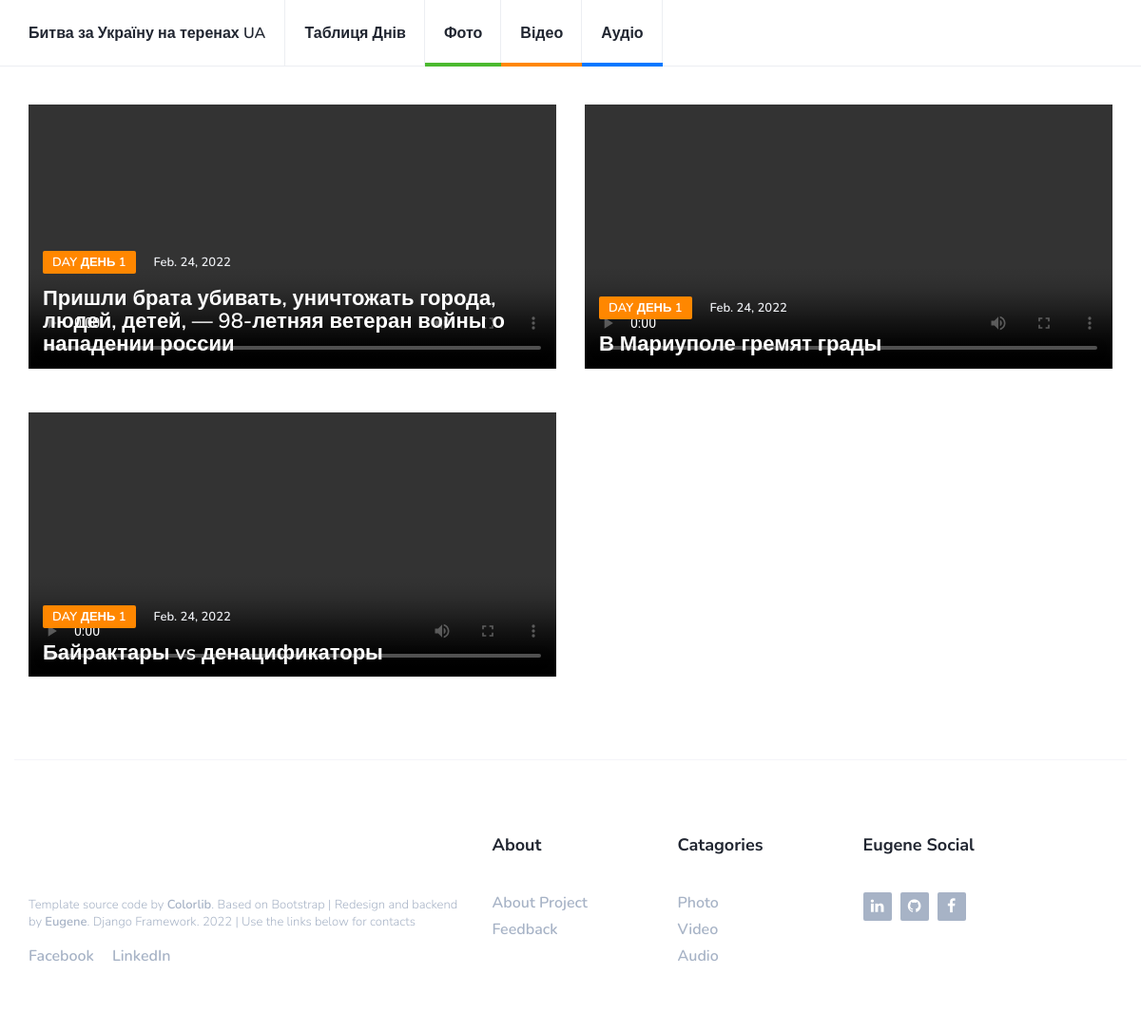
The page /video/ on the database its author committed.
### usersite/models.py (models this page shows, shortened)
class DayVideoModel(models.Model):
    parent = models.ForeignKey(GeneralDayDescriptionModel, db_index=True, on_delete=models.PROTECT)
    description = models.TextField(blank=True)
    media = models.FileField(upload_to='media/video/%Y/%m/%d')
    parent_event_time = models.ForeignKey(DayEventModel, db_index=True, on_delete=models.PROTECT, blank=True)
    category = models.ForeignKey('ItemCategoryModel', db_index=True, on_delete=models.PROTECT)
    class Meta:
        verbose_name = 'video'
        verbose_name_plural = 'Videos'

class GeneralDayDescriptionModel(models.Model):
    day_number = models.CharField(max_length=4)
    date = models.DateField(auto_now_add=False)
    day_title = models.CharField(max_length=200)
    daily_image = models.ImageField(upload_to='media/images/')
    def __str__(self):
        return f'День {self.day_number}'
    class Meta:
        verbose_name = 'day'
        verbose_name_plural = 'Days'

### usersite/views.py (the view)
# urls.py: path('video/', video, name='video'),
def video(request):
    videos = DayVideoModel.objects.all()
    return render(request, 'usersite/videos.html', {'videos': videos})

### usersite/templates/usersite/videos.html (shortened to what this page needs)
{% extends 'usersite/_base.html' %}
{% block content %}
    {% for item in videos %}
        <div class="col-md-6">
            <div class="post post-thumb">
                <video src="{{ item.media.url }}" controls width="100%"></video>
                <div class="post-body">
                    <div class="post-meta">
                        <a class="post-category cat-2" href="category.html">Day {{ item.parent }}</a>
                        <span class="post-date">{{ item.parent.date }}</span>
                    </div>
                    <h3 class="post-title"><a href="blog-post.html">{{ item.description }}</a></h3>
                </div>
            </div>
        </div>
    {% endfor %}
{% endblock %}

### usersite/static/css/style.css (style rules this page uses)
body { font-family: 'Nunito', sans-serif; font-size: 16px; font-weight: 300; color: #3d455c; margin: 0; padding: 0; overflow-x: hidden; }
h1, h2, h3, h4, h5, h6 { font-family: 'Nunito Sans', sans-serif; font-weight: 700; color: #212631; margin: 0px 0px 15px; }
h3 { font-size: 23px; }
a { font-weight: 600; color: #212631; text-decoration: none; }
.post { margin-bottom: 40px; }
.post .post-meta { margin-top: 15px; margin-bottom: 15px; }
.post-meta .post-category { font-size: 13px; text-transform: uppercase; padding: 3px 10px; font-weight: 600; border-radius: 2px; margin-right: 15px; color: #FFF; background-color: #212631; -webkit-transition: 0.2s opacity; transition: 0.2s opacity; }
.post-meta .post-category.cat-2 { background-color: #ff8700; }
.post-meta .post-date { font-size: 13px; font-weight: 600; }
.post .post-title { font-size: 18px; margin-bottom: 0px; }
.post.post-thumb { position: relative; }
.post.post-thumb .post-body { position: absolute; bottom: 0px; padding: 20px 15px; }
.post.post-thumb .post-meta .post-date { color: #eceef2; }
.post.post-thumb .post-title { font-size: 22px; }
.post.post-thumb .post-title > a { color: #FFF; }

### rows shown on the page
DayVideoModel: parent "ДЕНЬ 1", parent "Feb. 24, 2022", description "Пришли брата убивать, уничтожать города, людей, детей, — 98-летняя ветеран войны о нападении россии"
DayVideoModel: parent "ДЕНЬ 1", parent "Feb. 24, 2022", description "В Мариуполе гремят грады"
DayVideoModel: parent "ДЕНЬ 1", parent "Feb. 24, 2022", description "Байрактары vs денацификаторы"
